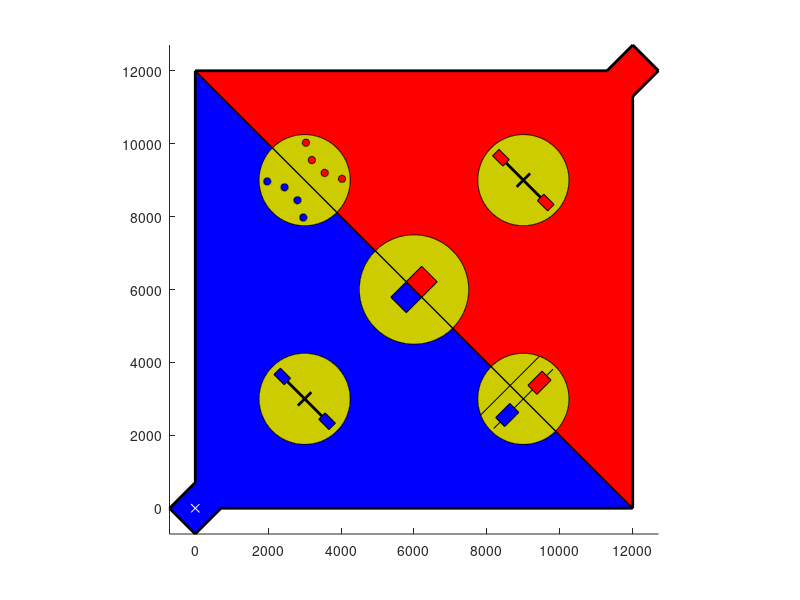

MATLAB code for this plot:
figure(1)

scrsize=get(0,'ScreenSize');
%figure('Name','Arena','Position',scrsize,'KeyPressFcn',@sad)
figure('Name','Arena','Position',scrsize)
hold on

cos45=cos(pi/4);

axis square
axis([-1000*cos45 12000+1000*cos45 -1000*cos45 12000+1000*cos45])
    
col_y=[0.8,0.8,0];

fill([0,0,12000,1000*cos(pi/4),0,-1000*cos(pi/4),0],[1000*cos(pi/4),12000,0,0,-1000*cos(pi/4),0,1000*cos(pi/4)],'b')
fill([0,12000-1000*cos(pi/4),12000,12000+1000*cos(pi/4),12000,12000,0],[12000,12000,12000+1000*cos(pi/4),12000,12000-1000*cos(pi/4),0,12000],'r')

%see-saw1
fill(3000+1250*cos(0:0.01:2*pi),3000+1250*sin(0:0.01:2*pi),col_y)
line([3000-670*cos45,3000+670*cos45],[3000+670*cos45,3000-670*cos45],'LineWidth',2,'color','black')
fill([3000-(670+125)*cos45,3000-(1070+125)*cos45,3000-(1070-125)*cos45,3000-(670-125)*cos45],[3000+(670-125)*cos45,3000+(1070-125)*cos45,3000+(1070+125)*cos45,3000+(670+125)*cos45],'b')
fill([3000+(670+125)*cos45,3000+(1070+125)*cos45,3000+(1070-125)*cos45,3000+(670-125)*cos45],[3000-(670-125)*cos45,3000-(1070-125)*cos45,3000-(1070+125)*cos45,3000-(670+125)*cos45],'b')
line([3000-260*cos45,3000+260*cos45],[3000-260*cos45,3000+260*cos45],'LineWidth',2,'color','black')

%pole walk
fill(3000+1250*cos(0:0.01:2*pi),9000+1250*sin(0:0.01:2*pi),col_y)
fill(3000-(750+700)*cos45+100*cos(0:0.01:2*pi),9000-(750-700)*cos45+100*sin(0:0.01:2*pi),'b')
fill(3000-(750-700)*cos45+100*cos(0:0.01:2*pi),9000-(750+700)*cos45+100*sin(0:0.01:2*pi),'b')
fill(3000-(530+250)*cos45+100*cos(0:0.01:2*pi),9000-(530-250)*cos45+100*sin(0:0.01:2*pi),'b')
fill(3000-(530-250)*cos45+100*cos(0:0.01:2*pi),9000-(530+250)*cos45+100*sin(0:0.01:2*pi),'b')

fill(3000+(750+700)*cos45+100*cos(0:0.01:2*pi),9000+(750-700)*cos45+100*sin(0:0.01:2*pi),'r')
fill(3000+(750-700)*cos45+100*cos(0:0.01:2*pi),9000+(750+700)*cos45+100*sin(0:0.01:2*pi),'r')
fill(3000+(530+250)*cos45+100*cos(0:0.01:2*pi),9000+(530-250)*cos45+100*sin(0:0.01:2*pi),'r')
fill(3000+(530-250)*cos45+100*cos(0:0.01:2*pi),9000+(530+250)*cos45+100*sin(0:0.01:2*pi),'r')


%swing
col1 = 'black';
fill(9000+1250*cos(0:0.01:2*pi),3000+1250*sin(0:0.01:2*pi),col_y)
line([9000-1150*cos45,9000+1150*cos45],[3000-1150*cos45,3000+1150*cos45],'color',col1)
line([9000-515*cos45-1139*cos45,9000-515*cos45+1139*cos45],[3000+515*cos45-1139*cos45,3000+515*cos45+1139*cos45],'color',col1)
%line([9000-(900+175)*cos45,9000-(350+175)*cos45,9000-(350-175)*cos45,9000-(900-175)*cos45,9000-(900+175)*cos45],[3000-(900-175)*cos45,3000-(350-175)*cos45,3000-(350+175)*cos45,3000-(900+175)*cos45,3000-(900-175)*cos45],'color',col1)
fill([9000-(900+175)*cos45,9000-(350+175)*cos45,9000-(350-175)*cos45,9000-(900-175)*cos45,9000-(900+175)*cos45],[3000-(900-175)*cos45,3000-(350-175)*cos45,3000-(350+175)*cos45,3000-(900+175)*cos45,3000-(900-175)*cos45],'b')
%line([9000+(900+175)*cos45,9000+(350+175)*cos45,9000+(350-175)*cos45,9000+(900-175)*cos45,9000+(900+175)*cos45],[3000+(900-175)*cos45,3000+(350-175)*cos45,3000+(350+175)*cos45,3000+(900+175)*cos45,3000+(900-175)*cos45],'color',col1)
fill([9000+(900+175)*cos45,9000+(350+175)*cos45,9000+(350-175)*cos45,9000+(900-175)*cos45,9000+(900+175)*cos45],[3000+(900-175)*cos45,3000+(350-175)*cos45,3000+(350+175)*cos45,3000+(900+175)*cos45,3000+(900-175)*cos45],'r')


%ladder
fill(6000+1500*cos(0:0.01:2*pi),6000+1500*sin(0:0.01:2*pi),col_y)
fill([6000-(600+300)*cos45,6000-(600-300)*cos45,6000+(300)*cos45,6000-(300)*cos45,6000-(600+300)*cos45],[6000-(600-300)*cos45,6000-(600+300)*cos45,6000-300*cos45,6000+(300)*cos45,6000-(600-300)*cos45],'b')
fill([6000+(600+300)*cos45,6000+(600-300)*cos45,6000-(300)*cos45,6000+(300)*cos45,6000+(600+300)*cos45],[6000+(600-300)*cos45,6000+(600+300)*cos45,6000+300*cos45,6000-(300)*cos45,6000+(600-300)*cos45],'r')

%see-saw2
fill(9000+1250*cos(0:0.01:2*pi),9000+1250*sin(0:0.01:2*pi),col_y)
line([9000-670*cos45,9000+670*cos45],[9000+670*cos45,9000-670*cos45],'LineWidth',2,'color','black')
fill([9000-(670+125)*cos45,9000-(1070+125)*cos45,9000-(1070-125)*cos45,9000-(670-125)*cos45],[9000+(670-125)*cos45,9000+(1070-125)*cos45,9000+(1070+125)*cos45,9000+(670+125)*cos45],'r')
fill([9000+(670+125)*cos45,9000+(1070+125)*cos45,9000+(1070-125)*cos45,9000+(670-125)*cos45],[9000-(670-125)*cos45,9000-(1070-125)*cos45,9000-(1070+125)*cos45,9000-(670+125)*cos45],'r')
line([9000-260*cos45,9000+260*cos45],[9000-260*cos45,9000+260*cos45],'LineWidth',2,'color','black')

line([0,0,12000-1000*cos(pi/4),12000,12000+1000*cos(pi/4),12000,12000,1000*cos(pi/4),0,-1000*cos(pi/4),0],[1000*cos(pi/4),12000,12000,12000+1000*cos(pi/4),12000,12000-1000*cos(pi/4),0,0,-1000*cos(pi/4),0,1000*cos(pi/4)],'LineWidth',2,'color','black')
line([0,12000],[12000,0],'LineWidth',1,'color','black')
plot(0,0,'wx')
